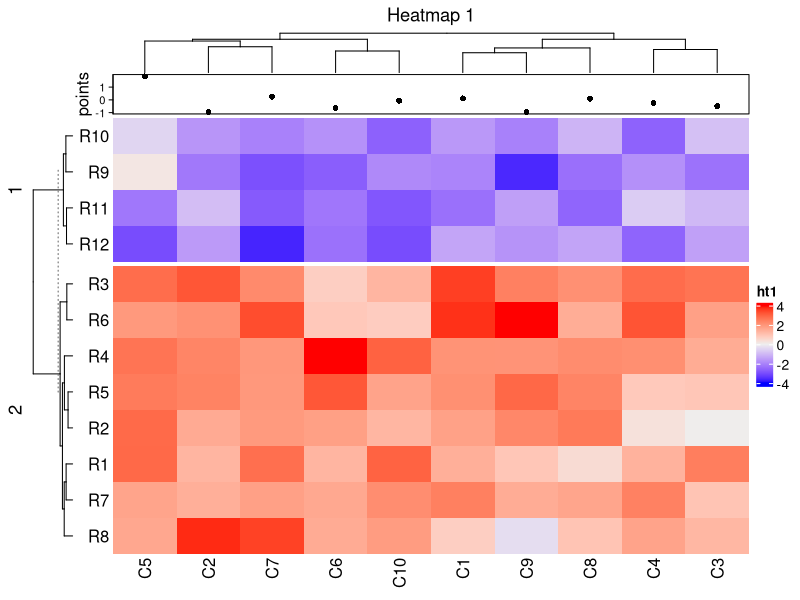
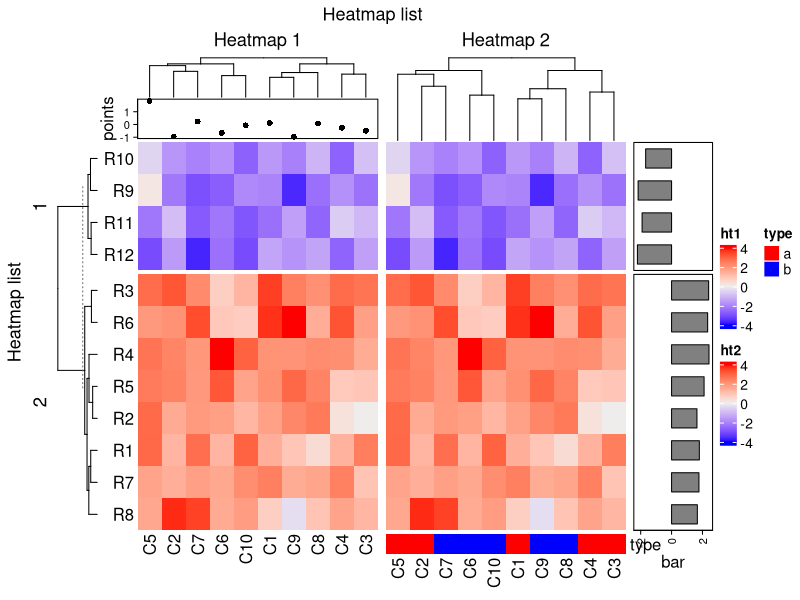
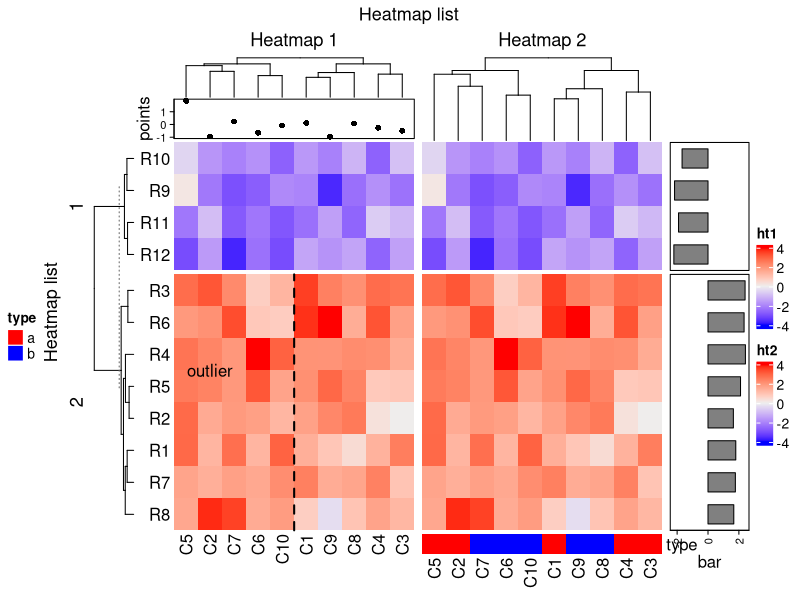

Source code (R) for these figures, in order: (Note: this script raises an error after producing the figures.)
# rm(list=ls())
library(ComplexHeatmap)
set.seed(123)
mat = matrix(rnorm(80, 2), 8, 10)
mat = rbind(mat, matrix(rnorm(40, -2), 4, 10))
rownames(mat) = paste0("R", 1:12)
colnames(mat) = paste0("C", 1:10)


#  first try --------------------------------------------------------------


ha_column1 = HeatmapAnnotation(points = anno_points(rnorm(10)), 
                               annotation_name_side = "left")
(ht1 = Heatmap(mat, name = "ht1", km = 2, column_title = "Heatmap 1", 
              top_annotation = ha_column1, row_names_side = "left"))

ha_column2 = HeatmapAnnotation(type = c(rep("a", 5), rep("b", 5)),
                               col = list(type = c("a" = "red", "b" = "blue")))
ht2 = Heatmap(mat, name = "ht2", row_title = "Heatmap 2", column_title = "Heatmap 2",
              bottom_annotation = ha_column2)

ht_list = ht1 + ht2 + 
  rowAnnotation(bar = anno_barplot(rowMeans(mat), width = unit(2, "cm")))
draw(ht_list, row_title = "Heatmap list", column_title = "Heatmap list")
list_components()


ht_list = draw(ht_list, row_title = "Heatmap list", column_title = "Heatmap list", 
               heatmap_legend_side = "right", annotation_legend_side = "left")

decorate_heatmap_body("ht1", {
  grid.text("outlier", 1.5/10, 2.5/4, default.units = "npc")
  grid.lines(c(0.5, 0.5), c(0, 1), gp = gpar(lty = 2, lwd = 2))
}, slice = 2)

decorate_column_dend("ht1", {
  tree = column_dend(ht_list)$ht1[[1]]
  ind = cutree(as.hclust(tree), k = 2)[order.dendrogram(tree)]
  
  first_index = function(l) which(l)[1]
  last_index = function(l) { x = which(l); x[length(x)] }
  x1 = c(first_index(ind == 1), first_index(ind == 2)) - 1
  x2 = c(last_index(ind == 1), last_index(ind == 2))
  grid.rect(x = x1/length(ind), width = (x2 - x1)/length(ind), just = "left",
            default.units = "npc", gp = gpar(fill = c("#FF000040", "#00FF0040"), col = NA))
})

decorate_row_names("ht1", {
  grid.rect(gp = gpar(fill = "#FF000040"))
}, slice = 2)

decorate_row_title("ht1", {
  grid.rect(gp = gpar(fill = "#00FF0040"))
}, slice = 1)

decorate_annotation("points", {
  grid.lines(c(0, 1), unit(c(0, 0), "native"), gp = gpar(col = "red"))
})


# second try --------------------------------------------------------------

heatmap(mat, name = "mat", 
        row_split = rep(LETTERS[1:3], 6),
        column_split = rep(letters[1:6], 4))

Heatmap(mat, name = "mat", 
        row_km = 2, row_title_gp = gpar(col = c("red", "blue"), font = 1:2),
        row_names_gp = gpar(col = c("green", "orange"), fontsize = c(10, 14)),
        column_km = 3, column_title_gp = gpar(fill = c("red", "blue", "green"), font = 1:3),
        column_names_gp = gpar(col = c("green", "orange", "purple"), fontsize = c(10, 14, 8)))



# complexheatmap working --------------------------------------------------

ha_column1 = HeatmapAnnotation(points = anno_points(rnorm(10)), 
                               annotation_name_side = "left")

(ht1 = Heatmap(mat, name = "ht1",
               column_title = "Heatmap 1",
               row_split = c(rep("A", 3), rep("B",9)),
               show_row_dend = F,
               show_column_dend = F))

decorate_heatmap_body("ht1", {
  grid.text("outlier", 1.5/10, 2.5/4, default.units = "npc")
  grid.lines(c(0.5, 0.5), c(0, 1), gp = gpar(lty = 2, lwd = 2))
}, slice = 2)




# GJSFKLSGJ;A -------------------------------------------------------------

Heatmap(matrix(rnorm(100), 10), 
        top_annotation = HeatmapAnnotation(foo = anno_block(gp = gpar(fill = 1:4),
                                      labels_gp = gpar(col = "white", fontsize = 10))),
        show_row_dend = F,
        show_column_dend = F,# column_km = 3,
        column_split = c(rep("a",4),rep("b",2),"d",rep("c",3)),
        left_annotation = rowAnnotation(foo = anno_block(gp = gpar(fill = 2:4),
                                                         labels = c("group1", "group2", "group3"), 
                                                         labels_gp = gpar(col = "white", fontsize = 10))),
        row_km = 3)












decorate_row_names("ht1", {
  grid.rect(gp = gpar(fill = "#FF000040"))
}, slice = 2)

decorate_row_title("ht1", {
  grid.rect(gp = gpar(fill = "#00FF0040"))
}, slice = 1)

# decorate_annotation("points", {
#   grid.lines(c(0, 1), unit(c(0, 0), "native"), gp = gpar(col = "red"))
# })


# https://www.r-graph-gallery.com/2d-density-plot-with-ggplot2/ -----------


# Library
library(tidyverse)

# Data
a <- data.frame( x=rnorm(20000, 10, 1.9), y=rnorm(20000, 10, 1.2) )
b <- data.frame( x=rnorm(20000, 14.5, 1.9), y=rnorm(20000, 14.5, 1.9) )
c <- data.frame( x=rnorm(20000, 9.5, 1.9), y=rnorm(20000, 15.5, 1.9) )
data <- rbind(a,b,c)


# Basic scatterplot
ggplot(data, aes(x=x, y=y) ) +
  geom_point()


# Show the contour only
ggplot(data, aes(x=x, y=y) ) +
  geom_density_2d()

# Show the area only
ggplot(data, aes(x=x, y=y) ) +
  stat_density_2d(aes(fill = ..level..), geom = "polygon")

# Area + contour
ggplot(data, aes(x=x, y=y) ) +
  stat_density_2d(aes(fill = ..level..), geom = "polygon", colour="white")

# Using raster
ggplot(data, aes(x=x, y=y) ) +
  stat_density_2d(aes(fill = ..density..), geom = "raster", contour = FALSE) +
  scale_x_continuous(expand = c(0, 0)) +
  scale_y_continuous(expand = c(0, 0)) +
  theme(
    legend.position='none'
  )






# Call the palette with a number
ggplot(d.long, aes(x=c(1:nrow(d.long)), y=Communal) ) +
  stat_density_2d(aes(fill = ..density..), geom = "raster", contour = FALSE) +
  scale_fill_distiller(palette=4, direction=-1) +
  scale_x_continuous(expand = c(0, 0)) +
  scale_y_continuous(expand = c(0, 0)) +
  theme(
    legend.position='none'
  )


# The direction argument allows to reverse the palette
ggplot(data, aes(x=x, y=y) ) +
  stat_density_2d(aes(fill = ..density..), geom = "raster", contour = FALSE) +
  scale_fill_distiller(palette=4, direction=1) +
  scale_x_continuous(expand = c(0, 0)) +
  scale_y_continuous(expand = c(0, 0)) +
  theme(
    legend.position='none'
  )

# You can also call the palette using a name.
ggplot(data, aes(x=x, y=y) ) +
  stat_density_2d(aes(fill = ..density..), geom = "raster", contour = FALSE) +
  scale_fill_distiller(palette= "Spectral", direction=1) +
  scale_x_continuous(expand = c(0, 0)) +
  scale_y_continuous(expand = c(0, 0)) +
  theme(
    legend.position='none'
  )

# Call the palette with a number
ggplot(data, aes(x=x, y=y) ) +
  stat_density_2d(aes(fill = ..density..), geom = "raster", contour = FALSE) +
  scale_fill_distiller(palette=4, direction=-1) +
  scale_x_continuous(expand = c(0, 0)) +
  scale_y_continuous(expand = c(0, 0)) +
  theme(
    legend.position='none'
  )

# The direction argument allows to reverse the palette
ggplot(data, aes(x=x, y=y) ) +
  stat_density_2d(aes(fill = ..density..), geom = "raster", contour = FALSE) +
  scale_fill_distiller(palette=4, direction=1) +
  scale_x_continuous(expand = c(0, 0)) +
  scale_y_continuous(expand = c(0, 0)) +
  theme(
    legend.position='none'
  )

# You can also call the palette using a name.
ggplot(data, aes(x=x, y=y) ) +
  stat_density_2d(aes(fill = ..density..), geom = "raster", contour = FALSE) +
  scale_fill_distiller(palette= "Spectral", direction=1) +
  scale_x_continuous(expand = c(0, 0)) +
  scale_y_continuous(expand = c(0, 0)) +
  theme(
    legend.position='none'
  )
